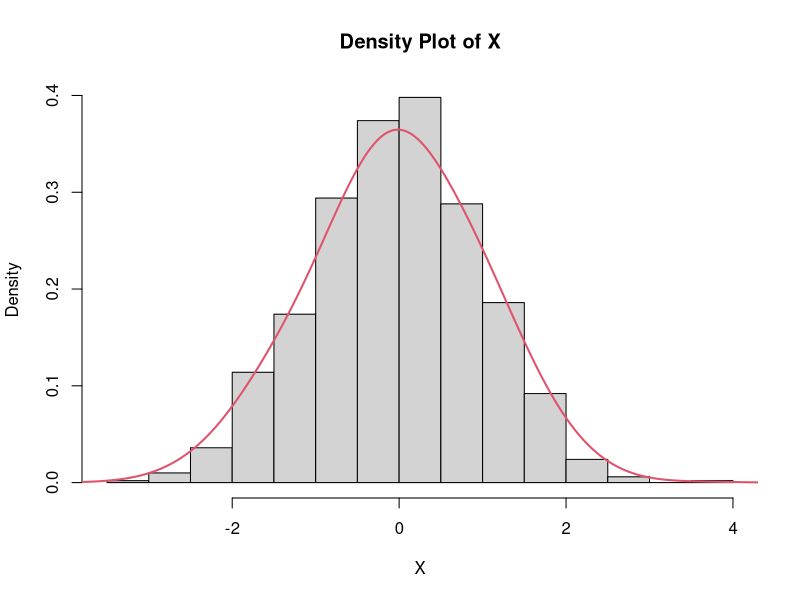

R code for this plot:
## ---- chunk 1
knitr::opts_chunk$set(echo = TRUE)
## ---- chunk 2
    stdNormal <- function(n){
      X <- vector(length = n)
      for(i in 1:n){
        while(TRUE){
          y <- -log(1-runif(1))#exp(1)
          u <- runif(1)
          if(u <= exp(-((y - 1)^2/2))){
            u2 <- runif(1)
            if(u2 <= 0.5){#sign Y
              X[i] <- y 
              break
            }else{
              X[i] <- -y
              break
            }#inner if else() 
          }#outer if()
        }#while()
      }#for()
      return (X)
    }#stdNormal
    
    #Check
    X <- stdNormal(1000)
    
    hist(X, freq = FALSE, main = "Density Plot of X")

    lines(density(X, adjust=2), lwd = 2, col = 2)
    
